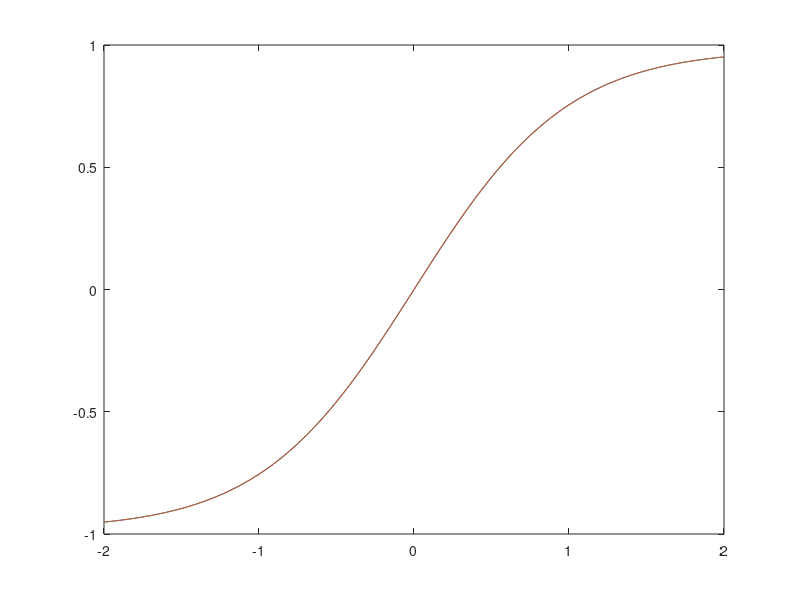
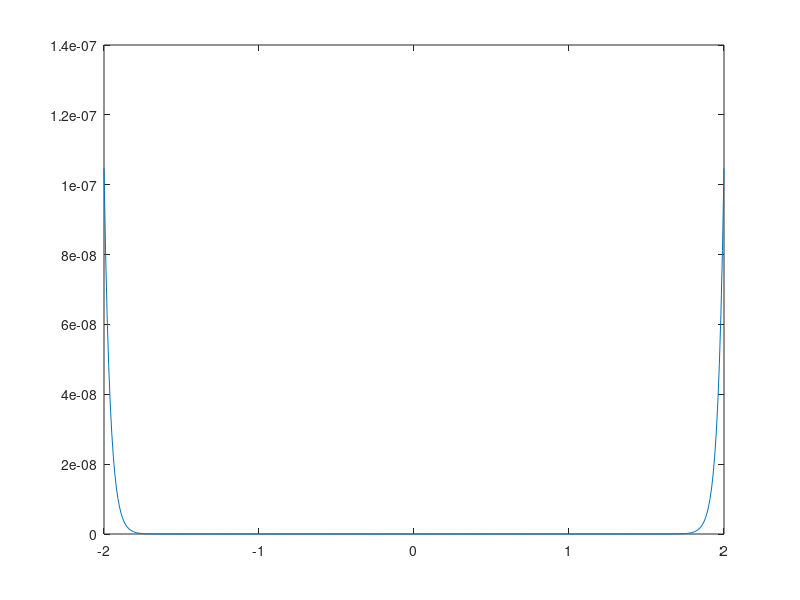

These figures' MATLAB source, in order:
clc; clear; close all;

M = 25;
xi = 0.01:0.01:10;

v_values = -2:0.01:2;

lhs_integral = zeros(size(v_values));
rhs_integral = zeros(size(v_values));

fourier_sin_transform_xi = csch((pi/2)*xi);

for idx = 1:length(v_values)

    v = v_values(idx);
    lhs_integrand = fourier_sin_transform_xi.*sin(xi*v);
    lhs_integral(idx) = trapz(xi, lhs_integrand);
    
    sum = zeros(size(xi));
    
    % Taylor series of sin(xi*v)
    for m = 1:M
        coef = ((-1)^(m-1))/factorial(2*m-1);
        term = coef*((xi*v).^(2*m-1));
        sum = sum + term;
    end
    
    rhs_integrand = fourier_sin_transform_xi.*sum;
    rhs_integral(idx) = trapz(xi, rhs_integrand);
    
end

figure
plot(v_values, lhs_integral)
hold on
plot(v_values, rhs_integral)

error = abs(lhs_integral - rhs_integral);

figure
plot(v_values, error);
